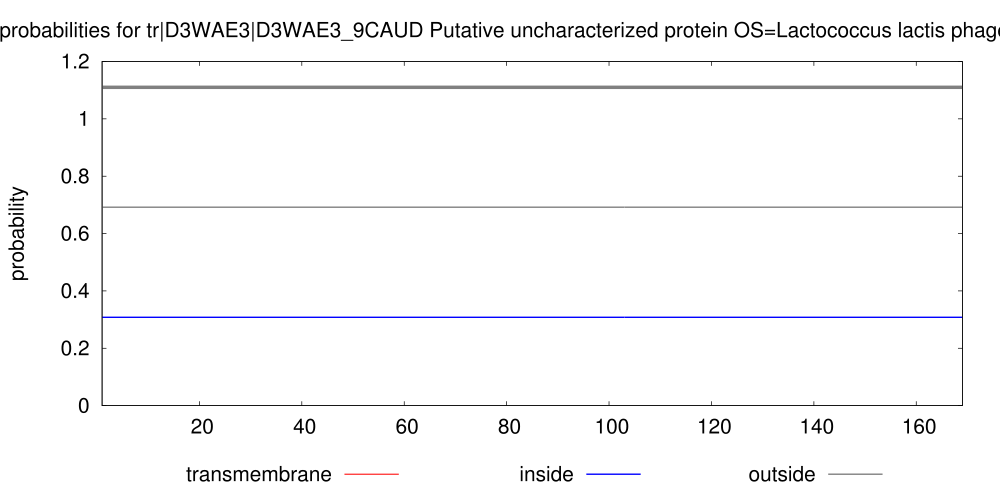

Write gnuplot code to recreate this figure.
set arrow from 1,1.11 to 169,1.11 nohead lt 9 lw 10
set key below
set title "TMHMM posterior probabilities for tr|D3WAE3|D3WAE3_9CAUD Putative uncharacterized protein OS=Lactococcus lactis phage p2 PE=4 SV=1 ORF=32"
set yrange [0:1.2]
set size 2., 1.4
#set xlabel "position"
set ylabel "probability"
set xrange [1:169]
# Make the ps plot
set term postscript eps color solid "Helvetica" 30
set output "./TMHMM_9908/tr_D3WAE3_D3WAE3_9CAUD.eps"
plot "./TMHMM_9908/tr_D3WAE3_D3WAE3_9CAUD.plp" using 1:4 title "transmembrane" with impulses lt 1 lw 3, \
"" using 1:3 title "inside" with line lt 3 lw 4, \
"" using 1:5 title "outside" with line lt 9 lw 4
exit
